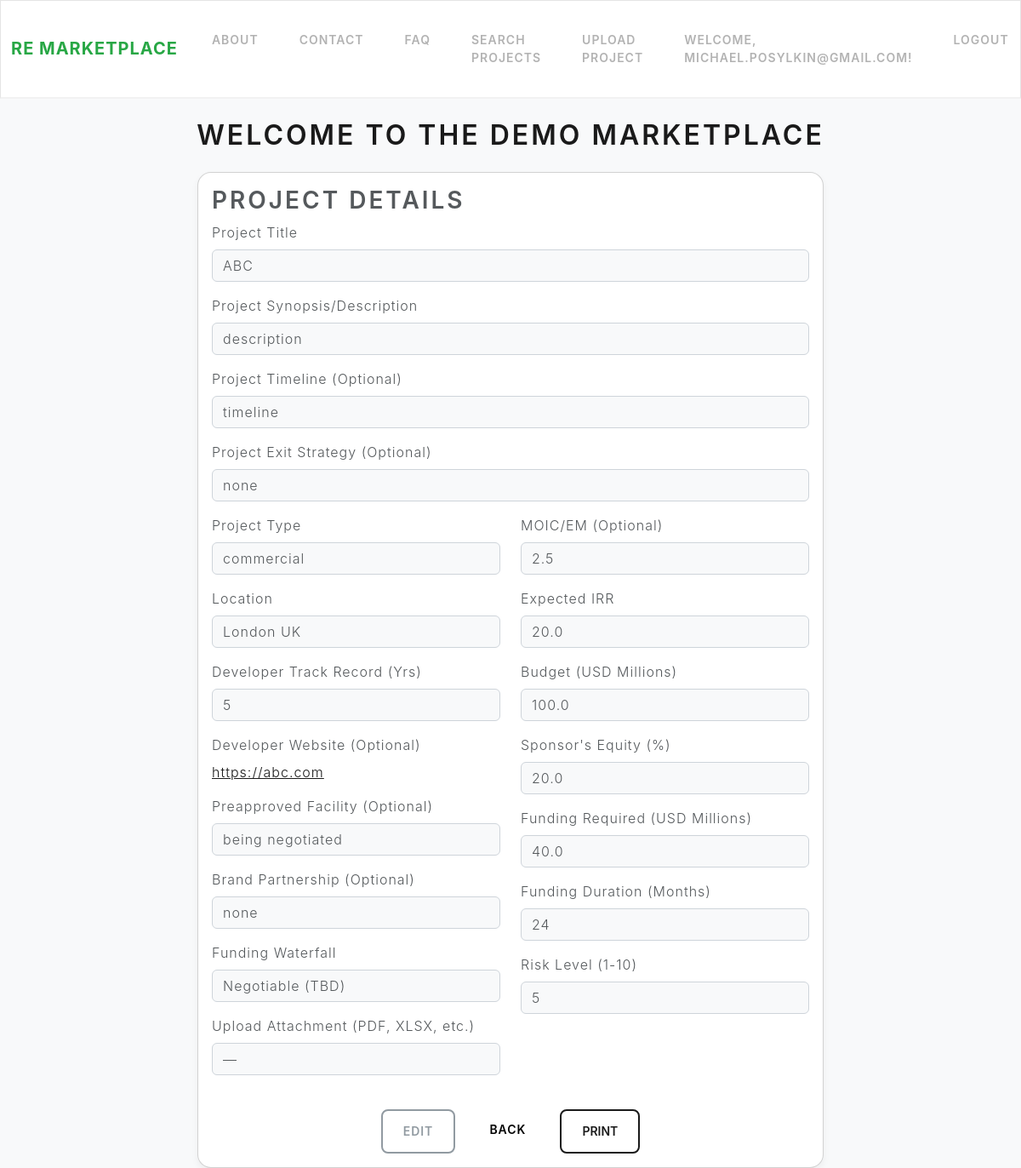
Before: /projects/1 (signed in) with the older database file.
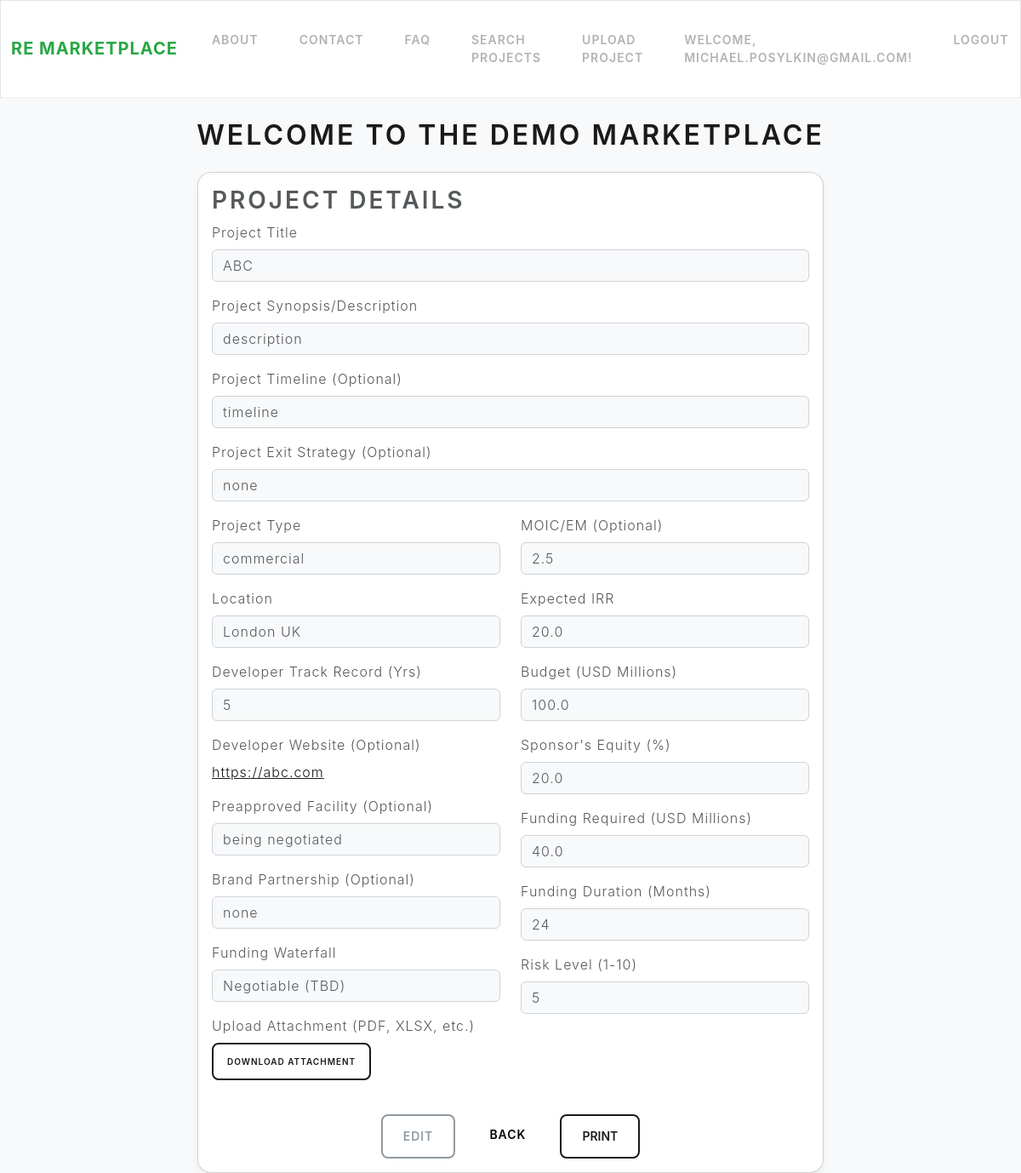
After: the same page with the newer database file.
### models.py (models this page shows, shortened)
class User(UserMixin, db.Model):  # UserMixin adds login features
    id = db.Column(db.Integer, primary_key=True)
    email = db.Column(db.String(150), unique=True, nullable=False)
    password_hash = db.Column(db.String(150), nullable=False)
    role = db.Column(db.String(20), default='developer')  # 'developer' or 'investor'
    company_name = db.Column(db.String(150), nullable=True)
    company_website = db.Column(db.String(255), nullable=True)
    company_address = db.Column(db.String(300), nullable=True)
    phone = db.Column(db.String(30), nullable=True)
    first_name = db.Column(db.String(100), nullable=True)
    surname = db.Column(db.String(100), nullable=True)
    aum = db.Column(db.Float, nullable=True)  # in millions or your preferred unit
    projects = db.relationship('Project', backref='owner', lazy=True)

class Project(db.Model):
    id = db.Column(db.Integer, primary_key=True)
    title = db.Column(db.String(200), nullable=False)
    description = db.Column(db.Text, nullable=False)
    project_type = db.Column(db.String(50), default='commercial')  # e.g., 'residential', 'commercial'
    budget = db.Column(db.Float, nullable=False)
    funding = db.Column(db.Float, nullable=False)
    duration = db.Column(db.Integer, nullable=True)
    irr = db.Column(db.Float, nullable=False)
    location = db.Column(db.String(100), nullable=False)
    risk_level = db.Column(db.Integer, default=5)  # 1-10 scale
    secured = db.Column(db.String(50), default='mezz')
    attachment_path = db.Column(db.String(300))
    timeline = db.Column(db.String(200), nullable=True)
    exit_strategy = db.Column(db.String(200), nullable=True)
    developer_tr = db.Column(db.String(200), nullable=True)
    website = db.Column(db.String(200), nullable=True)
    preapproved_facility = db.Column(db.String(100), nullable=True)
    brand_partnership = db.Column(db.String(100), nullable=True)
    MOIC_EM = db.Column(db.Float, nullable=True)
    sponsor_equity = db.Column(db.Float, nullable=False)
    user_id = db.Column(db.Integer, db.ForeignKey('user.id'), nullable=False)  # New: Links to user

### app.py (the view)
@app.route("/projects/<int:project_id>")
@login_required
def project_detail(project_id):
    project = Project.query.get_or_404(project_id)
    form = ProjectForm(obj=project)  # prefill with existing values
    return render_template("upload.html", form=form, project=project, view_mode=True)

### app.py (called while the page is built)
@login_manager.user_loader
def load_user(user_id):
    return User.query.get(int(user_id))

### templates/upload.html (shortened to what this page needs)
{% extends "base.html" %}
{% block content %}
<div class="row justify-content-center">
  <div class="col-md-8">
    <div class="card">
      <div class="card-body">
        <h2 class="card-title">
          {% if view_mode %}
            Project Details
          {% elif edit_mode %}
            Edit Project
          {% else %}
            Upload Project Synopsis
          {% endif %}
        </h2>
        <div class="mb-3">
          {{ form.title.label(class="form-label") }}
          {% if view_mode %}
            <div class="form-control-plaintext">{{ project.title }}</div>
          {% else %}
            {{ form.title(class="form-control") }}
          {% endif %}
        </div>
        <div class="mb-3">
          {{ form.description.label(class="form-label") }}
          {% if view_mode %}
            <div class="form-control-plaintext">{{ project.description }}</div>
          {% else %}
            {{ form.description(class="form-control", rows=4) }}
          {% endif %}
        </div>
        <div class="mb-3">
          {{ form.timeline.label(class="form-label") }}
          {% if view_mode %}
            <div class="form-control-plaintext">{{ project.timeline or '—' }}</div>
          {% else %}
            {{ form.timeline(class="form-control", rows=2) }}
          {% endif %}
        </div>
        <div class="mb-3">
          {{ form.exit_strategy.label(class="form-label") }}
          {% if view_mode %}
            <div class="form-control-plaintext">{{ project.exit_strategy or '—' }}</div>
          {% else %}
            {{ form.exit_strategy(class="form-control", rows=2) }}
          {% endif %}
        </div>
        <div class="row">
          <div class="col-md-6">
            <div class="mb-3">
              {{ form.project_type.label(class="form-label") }}
              {% if view_mode %}
                <div class="form-control-plaintext">{{ project.project_type }}</div>
              {% else %}
                {{ form.project_type(class="form-select") }}
              {% endif %}
            </div>
            <div class="mb-3">
              {{ form.location.label(class="form-label") }}
              {% if view_mode %}
                <div class="form-control-plaintext">{{ project.location }}</div>
              {% else %}
                {{ form.location(class="form-control") }}
              {% endif %}
            </div>
            <div class="mb-3">
              {{ form.developer_tr.label(class="form-label") }}
              {% if view_mode %}
                <div class="form-control-plaintext">{{ project.developer_tr or '—' }}</div>
              {% else %}
                {{ form.developer_tr(class="form-control") }}
              {% endif %}
            </div>
            <div class="mb-3">
              {{ form.website.label(class="form-label") }}
              {% if view_mode %}
                {% if project.website %}
                  <a href="{{ project.website }}" target="_blank">{{ project.website }}</a>
                {% else %}
                  <div class="form-control-plaintext">—</div>
                {% endif %}
              {% else %}
                {{ form.website(class="form-control") }}
              {% endif %}
            </div>
            <div class="mb-3">
              {{ form.preapproved_facility.label(class="form-label") }}
              {% if view_mode %}
                <div class="form-control-plaintext">{{ project.preapproved_facility or '—' }}</div>
              {% else %}
                {{ form.preapproved_facility(class="form-control") }}
              {% endif %}
            </div>
            <div class="mb-3">
              {{ form.brand_partnership.label(class="form-label") }}
              {% if view_mode %}
                <div class="form-control-plaintext">{{ project.brand_partnership or '—' }}</div>
              {% else %}
                {{ form.brand_partnership(class="form-control") }}
              {% endif %}
            </div>
            <div class="mb-3">
              {{ form.secured.label(class="form-label") }}
              {% if view_mode %}
                <div class="form-control-plaintext">{{ project.secured }}</div>
              {% else %}
                {{ form.secured(class="form-select") }}
              {% endif %}
            </div>
            <div class="mb-3">
              {{ form.attachment.label(class="form-label") }}
              {% if view_mode %}
                {% if project.attachment_path %}
                  <a href="{{ url_for('uploaded_file', filename=project.attachment_path) }}" class="btn btn-sm btn-outline-primary" target="_blank">Download Attachment</a>
                {% else %}
                  <div class="form-control-plaintext">—</div>
                {% endif %}
              {% else %}
                {{ form.attachment(class="form-control") }}
              {% endif %}
            </div>
          </div>
          <div class="col-md-6">
            {% for field in [form.MOIC_EM, form.irr, form.budget, form.sponsor_equity, form.funding, form.duration, form.risk_level] %}
              <div class="mb-3">
                {{ field.label(class="form-label") }}
                {% if view_mode %}
                  <div class="form-control-plaintext">
                    {{ project[field.name] if project[field.name] is defined else '—' }}
                  </div>
                {% else %}
                  {{ field(class="form-control") }}
                {% endif %}
              </div>
            {% endfor %}
          </div>
        </div>
        {% if view_mode %}
          <div class="d-flex justify-content-center gap-3 mt-4">
            {% if current_user.is_authenticated and (current_user.role == 'admin' or current_user.id == project.user_id) %}
              <a href="{{ url_for('edit_project', project_id=project.id) }}" class="btn btn-outline-secondary">
                 Edit
              </a>
            {% endif %}
            <a href="{{ url_for('search') }}" class="btn btn-secondary">
               Back
            </a>
            <button type="button" class="btn btn-outline-primary" onclick="window.print()">
               Print
            </button>
          </div>
        {% endif %}
      </div>
    </div>
  </div>
</div>
{% endblock %}

### templates/base.html (shortened to what this page needs)
<!DOCTYPE html>
<html lang="en">
<head>
    <link rel="stylesheet" href="https://cdn.jsdelivr.net/npm/bootswatch@5.3.0/dist/lux/bootstrap.min.css">
</head>
<body>
    <nav class="navbar navbar-expand-lg navbar-light bg-light">
        <div class="container-fluid">
            <a class="navbar-brand" href="{{ url_for('home') }}">RE Marketplace</a>
            <div class="collapse navbar-collapse" id="navbarNav">
                <ul class="navbar-nav me-auto">
                    <li class="nav-item"><a class="nav-link" href="{{ url_for('about') }}">About</a></li>
                    <li class="nav-item"><a class="nav-link" href="{{ url_for('contact') }}">Contact</a></li>
                    <li class="nav-item"><a class="nav-link" href="{{ url_for('faq') }}">FAQ</a></li>
                    {% if current_user.is_authenticated %}
                        <li class="nav-item"><a class="nav-link" href="{{ url_for('search') }}">Search Projects</a></li>
                    {% endif %}
                    {% if current_user.is_authenticated and current_user.role == 'developer' %}
                        <li class="nav-item"><a class="nav-link" href="{{ url_for('upload') }}">Upload Project</a></li>
                    {% endif %}
                </ul>
                <ul class="navbar-nav">
                    {% if current_user.is_authenticated %}
                        <li class="nav-item"><span class="nav-link">Welcome, {{ current_user.email }}!</span></li>
                        <li class="nav-item"><a class="nav-link" href="{{ url_for('logout') }}">Logout</a></li>
                    {% else %}
                        <li class="nav-item"><a class="nav-link" href="{{ url_for('login') }}">Login</a></li>
                        <li class="nav-item"><a class="nav-link" href="{{ url_for('register') }}">Register</a></li>
                    {% endif %}
                </ul>
            </div>
        </div>
    </nav>
    <div class="container mt-4">
        <h1 class="text-center mb-4">Welcome to the Demo Marketplace</h1>
        {% block content %}{% endblock %}
    </div>
    <link rel="stylesheet" href="{{ url_for('static', filename='style.css') }}">
</body>
</html>

### static/style.css (style rules this page uses)
body { background-color: #f8f9fa; font-family: 'Inter', 'Segoe UI', sans-serif; }
.card { border-radius: 1rem; box-shadow: 0 4px 8px rgba(0,0,0,0.05); }
.card-body h2, .card-body h3 { font-weight: 600; }
.btn { border-radius: 8px !important; }
.navbar { border-bottom: 2px solid rgba(0,0,0,0.05); }

### templates/base.html (style rules this page uses)
body { font-family: 'Roboto', sans-serif; background-color: #f8f9fa; }
.navbar-brand { font-weight: 700; color: #28a745 !important; }
.form-control-plaintext { background-color: #f8f9fa; border: 1px solid #ced4da; border-radius: 0.375rem; padding: 0.375rem 0.75rem; }

Changed rows visible on the page:
changed Project "ABC": attachment_path empty → "floor_plan.pdf" (drawn)
Other visible differences:
text now shown: "DOWNLOAD ATTACHMENT"
